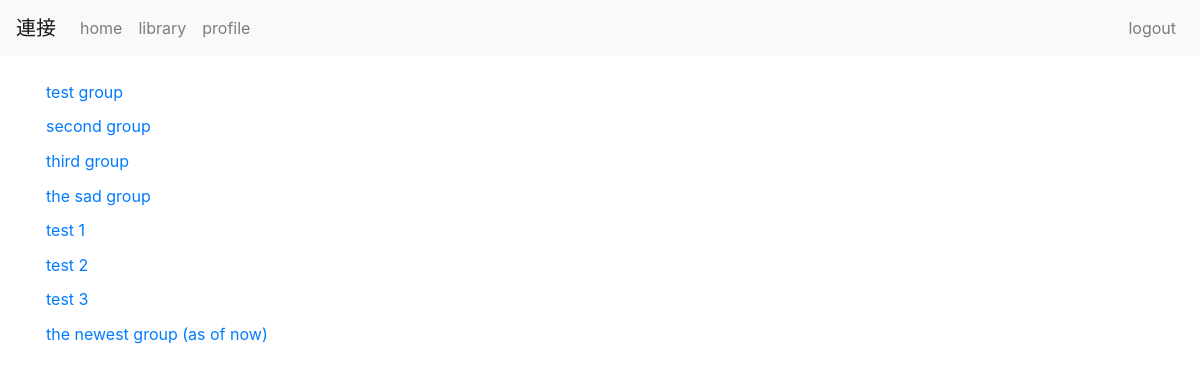
Page /toshokan/41/groups/ (signed in) on the committed database.
### base/models.py (models this page shows, shortened)
class KanjiGroup(models.Model):
    name        = models.CharField(max_length=100)
    user        = models.ForeignKey(UserProfile, related_name="group_profile", on_delete=models.CASCADE)
    group_kanji = models.ManyToManyField(Kanji, blank=True, related_name="group_kanji", through="KanjiGroupElement")
    date_time   = models.DateTimeField(default=timezone.now)

### toshokan/views.py (the view)
# urls.py: path('<int:kanji_id>/groups/', views.kanji_group_view, name='kanji_group_view'),
@login_required
def kanji_group_view(request, kanji_id):
    kanji = get_object_or_404(Kanji, pk=kanji_id)
    userprofile = request.user.profile
    context = {'kanji': kanji, 'userprofile': userprofile}
    return render(request, 'toshokan/group_view.html', context)

### toshokan/templates/toshokan/group_view.html (shortened to what this page needs)
{% extends 'base/base.html' %}
{% block content %}
	<div class="row">
		{% for group in userprofile.group_profile.all %}
        <div class="col-sm-12 pt-2">
            <form action="{% url 'toshokan:add_kanji_to_group' kanji_id=kanji.id group_id=group.id %}" method="POST">
				<button class="btn btn-link p-0">{{ group.name }}</button>
			</form>
        </div>
        {% endfor %}
    </div>
{% endblock %}

### base/static/base/base.css (style rules this page uses)
body { padding-top: 70px; padding-bottom: 70px; }

### rows in the picture
KanjiGroup: name "test group"
KanjiGroup: name "second group"
KanjiGroup: name "third group"
KanjiGroup: name "the sad group"
KanjiGroup: name "test 1"
KanjiGroup: name "test 2"
KanjiGroup: name "test 3"
KanjiGroup: name "the newest group (as of now)"
